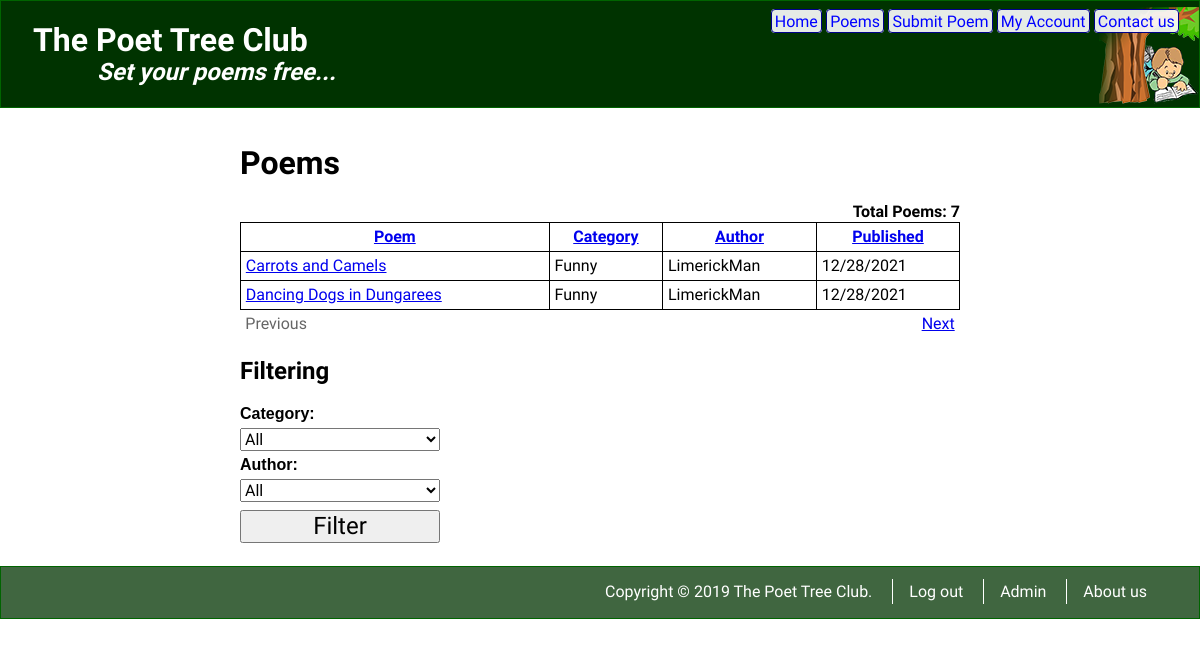
The app's page /ExceptionHandling/Exercises/phppoetry.com/poems.php with its own data.
### tables this page shows
CREATE TABLE poems (
  poem_id INT NOT NULL AUTO_INCREMENT,
  title VARCHAR(200) NOT NULL, 
  poem TEXT NOT NULL, 
  date_submitted DATETIME NOT NULL DEFAULT now(),
  category_id INT,
  user_id INT,
  date_approved DATETIME,
  INDEX cat_ind (category_id),
  INDEX usr_ind (user_id),
  FOREIGN KEY (user_id) references users(user_id),
  FOREIGN KEY (category_id) references categories(category_id),
  PRIMARY KEY(poem_id)
);

CREATE TABLE categories (
  category_id INT NOT NULL AUTO_INCREMENT,
  category VARCHAR(100) NOT NULL, 
  PRIMARY KEY(category_id)
);

CREATE TABLE users (
  user_id INT NOT NULL AUTO_INCREMENT,
  first_name VARCHAR(50) NOT NULL, 
  last_name VARCHAR(50) NOT NULL, 
  email VARCHAR(100) NOT NULL UNIQUE, 
  username VARCHAR(30) NOT NULL UNIQUE,
  pass_phrase VARCHAR(500) NOT NULL,
  is_admin TINYINT NOT NULL DEFAULT 0,
  date_registered DATETIME NOT NULL DEFAULT now(),
  profile_pic VARCHAR(30) UNIQUE,
  registration_confirmed TINYINT NOT NULL DEFAULT 0,
  PRIMARY KEY(user_id)
);

### ExceptionHandling/Exercises/phppoetry.com/poems.php (the view, shortened to what this page needs)
<?php
  $pageTitle = 'Poems';
  require 'includes/header.php';
  $offset = $_GET['offset'] ?? 0;
  $offset = (int) $offset;
  $rowsToShow = 2;
  $order = $_GET['order'] ?? 'date_approved';
  $dir = $_GET['dir'] ?? 'desc';
  $dsn = 'mysql:host=localhost;dbname=poetree';
  $username = 'root';
  $password = 'pwdpwd';
  $db = new PDO($dsn, $username, $password);
  $query = "SELECT p.poem_id, p.title, p.date_approved,
  c.category, u.username
          FROM poems p
          JOIN categories c ON c.category_id = p.category_id
          JOIN users u ON u.user_id = p.user_id
          WHERE p.date_approved IS NOT NULL";
  $selCatId = $_GET['cat'] ?? 0;
  $selUserId = $_GET['user'] ?? 0;
  $params = [];
  $query .= " ORDER BY  $order $dir
          LIMIT $offset, $rowsToShow";
  $stmt = $db->prepare($query);
  $stmt->execute($params);
  $qPoemCount = "SELECT COUNT(p.poem_id) AS num
  FROM poems p
    JOIN categories c ON c.category_id = p.category_id
    JOIN users u ON u.user_id = p.user_id
  WHERE p.date_approved IS NOT NULL";
  $stmtPoemCount = $db->prepare($qPoemCount);
  $stmtPoemCount->execute($params);
  $poemCount = $stmtPoemCount->fetch()['num'];
  $prevOffset = max($offset - $rowsToShow, 0);
  $nextOffset = $offset + $rowsToShow;
  $href = "poems.php?cat=$selCatId&user=$selUserId&";
  $prev = $href . "offset=$prevOffset&order=$order&dir=$dir";
  $next = $href . "offset=$nextOffset&order=$order&dir=$dir";
  $dirTitle = 'asc';
  $dirCategory = 'asc';
  $dirUsername = 'asc';
  $dirPublished = 'asc';
  $titleLink = $href . "order=title&dir=$dirTitle";
  $categoryLink = $href . "order=category&dir=$dirCategory";
  $usernameLink = $href . "order=username&dir=$dirUsername";
  $publishedLink = $href . "order=date_approved&dir=$dirPublished";
?>
<main id="poems">
  <h1><?= $pageTitle ?></h1>
  <table>
    <caption>Total Poems: <?= $poemCount ?></caption>
    <thead>
      <tr>
        <th>
          <a href="<?= $titleLink ?>">Poem</a>
        </th>
        <th>
          <a href="<?= $categoryLink ?>">Category</a>
        </th>
        <th>
          <a href="<?= $usernameLink ?>">Author</a>
        </th>
        <th>
          <a href="<?= $publishedLink ?>">Published</a>
        </th>
      </tr>
    </thead>
    <tbody>
      <?php
        while ($row = $stmt->fetch()) {
          $approved = strtotime($row['date_approved']);
          $published = date('m/d/Y', $approved);
      ?>
        <tr class="normal">
          <td>
            <a href="poem.php?poem-id=<?= $row['poem_id'] ?>">
              <?= $row['title'] ?>
            </a>
          </td>
          <td><?= $row['category'] ?></td>
          <td><?= $row['username'] ?></td>
          <td><?= $published ?></td>
        </tr>
      <?php } ?>
    </tbody>
    <tfoot class="pagination">
      <tr>
        <?php
          if ($offset === 0) {
            echo "<td class='disabled'>Previous</td>";
          } else {
            echo "<td><a href='$prev'>Previous</a></td>";
          }
        ?>
        <td colspan="2"></td>
        <?php
          if ($nextOffset >= $poemCount) {
            echo "<td class='disabled'>Next</td>";
          } else {
            echo "<td><a href='$next'>Next</a></td>";
          }
        ?>
      </tr>
    </tfoot>
  </table>
  <h2>Filtering</h2>
  <form method="get" action="poems.php">
    <label for="cat">Category:</label>
    <select name="cat" id="cat">
      <option value="0">All</option>
    </select>
    <label for="user">Author:</label>
    <select name="user" id="user">
      <option value="0">All</option>
    </select>
    <button name="filter" class="wide">Filter</button>
  </form>
</main>
<?php
  require 'includes/footer.php';
?>

### ExceptionHandling/Exercises/phppoetry.com/includes/header.php (shortened to what this page needs)
<!DOCTYPE HTML>
<html lang="en">
<head>
<link rel="stylesheet"
  href="https://use.fontawesome.com/releases/v5.5.0/css/all.css"
>
<link rel="stylesheet" href="../../../static/styles/normalize.css">
<link rel="stylesheet" href="../../../static/styles/styles.css">
</head>
<body>
<header>
  <nav id="main-nav">
    <ul>
      <li><a href="index.php">Home</a></li>
      <li><a href="poems.php">Poems</a></li>
      <li><a href="poem-submit.php">Submit Poem</a></li>
      <li><a href="my-account.php">My Account</a></li>
      <li><a href="contact.php">Contact us</a></li>
    </ul>
  </nav>
  <h1>
    <a href="index.php">The Poet Tree Club</a>
  </h1>
  <h2>Set your poems free...</h2>
</header>

### ExceptionHandling/Exercises/phppoetry.com/includes/footer.php
<footer>
  <span>Copyright &copy; 2019 The Poet Tree Club.</span>
  <nav>
    <a href="logout.php">Log out</a>
    <a href="admin/index.php">Admin</a>
    <a href="about-us.php">About us</a>
  </nav>
</footer>
</body>
</html>

### static/styles/styles.css (style rules this page uses)
body { font-family: 'Frank Ruhl Libre', serif; }
header { background-color: rgb(0, 51, 0); background-image: url(../images/header-bg.png); background-position: bottom right; background-repeat: no-repeat; border: 1px solid darkgreen; box-sizing: border-box; color: white; margin: 0; padding: 0; }
header h1 { font-family: 'Assistant', sans-serif; margin-bottom: 0; margin-left: 1em; }
header h2 { font-family: 'Assistant', sans-serif; font-style: italic; margin-left: 4em; margin-top: 0; }
header>h1>a { text-decoration: none; color: #fff; }
nav { float: right; margin: .7em 1.25em .3em 0; font-weight: 300; }
nav ul { margin: 0; padding: 0; }
nav li { background-color: rgba(255, 255, 255, .9); border: 1px solid darkblue; border-radius: .25em; display: inline; padding: .1em .2em; }
nav a { text-decoration: none; color: blue; }
main { padding: 1em 20%; }
main h1 { font-family: 'Assistant', sans-serif; }
table { border-collapse: collapse; width: 100%; }
caption { font-weight: bold; text-align: right; }
td, th { border: 1px solid black; padding: .3em; }
tfoot td { text-align: right; }
footer { background-color: rgba(0, 51, 0, .75); border: 1px solid darkgreen; clear: both; color: #fff; padding: 1em; text-align: right; }
footer nav { display: inline; float: none; }
footer a, footer span { border-left: 1px solid white; color: white; padding: .2em 1em; }
footer span:first-child { border: none; }
.disabled { color: #666; }
tfoot.pagination td { border: none; }
tfoot.pagination td:first-child { text-align: left; }
label { display: block; font-family: Arial; font-size: 1.5em; margin: .3em 0; }
select { font-size: 1.3em; width: 100%; }
button.wide { box-sizing: border-box; float: none; font-size: 1.5em; margin: .3em 0; width: 100%; }
#poems form { margin-top: 1em; max-width: 200px; }
#poems form label { font-size: 1em; }
#poems label { font-size: 1em; font-weight: bold; }
#poems select { font-size: 1em; }
#poems table { clear: both; }

### records on screen
poems: title "Carrots and Camels", category.category "Funny", user.username "LimerickMan", date_approved "12/28/2021"
poems: title "Dancing Dogs in Dungarees", category.category "Funny", user.username "LimerickMan", date_approved "12/28/2021"

### other values on screen
$pageTitle "Poems"
$poemCount "7"
